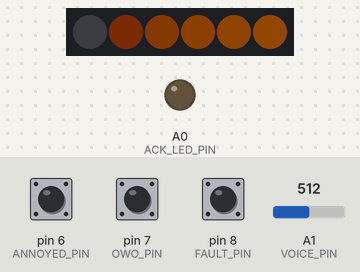
Simulated run of this sketch. Board: Arduino Uno, built with avr-gcc and run on an emulated ATmega328P. Shown: 6 RGB LEDs in strip order, left to right, output pins drawn as LEDs (lit = HIGH). The inputs (shaded band) are chosen by the test bench; at power-on: A1 (VOICE_PIN) = 512, pin 8 (FAULT_PIN) HIGH, pin 6 (ANNOYED_PIN) HIGH, pin 7 (OWO_PIN) HIGH. Dim RGB values are drawn brighter than linear; random numbers use the default seed unless the sketch sets one; pins used as bus, display or sensor lines are not drawn.

Above: at 0.66 s.
1.3 s: A1 (VOICE_PIN) set to 135
2.9 s: A1 (VOICE_PIN) set to 120
At 3.5 s:
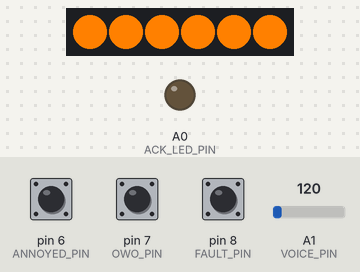
4.4 s: pin 8 (FAULT_PIN) pulled LOW for 0.15 s
At 5.6 s:
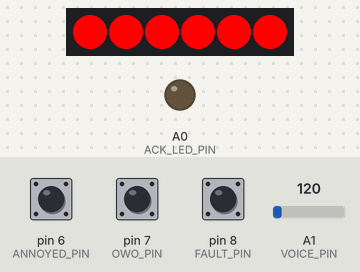
6.0 s: A1 (VOICE_PIN) set to 138
At 6.14 s:
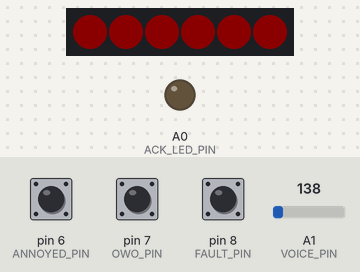
9.0 s: A1 (VOICE_PIN) set to 122
At 9.3 s:
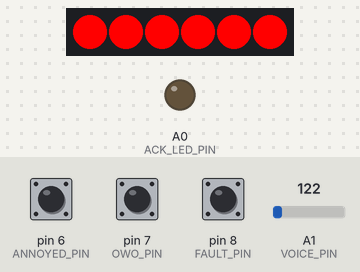
12.0 s: A1 (VOICE_PIN) set to 260
Timing chart, 0 to 14.7 s (numbered marks = the images above; inputs shaded):
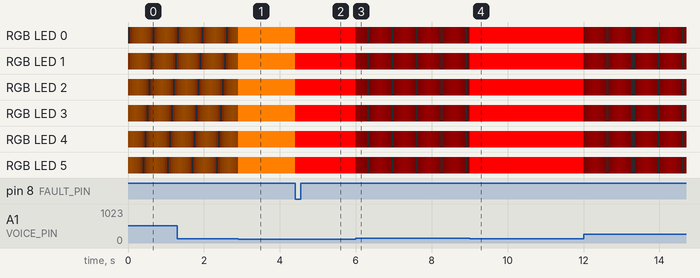

The sketch:

syntheyes-unicorn.ino
```cpp
// (licence header left out)
//
//  Wire the driver board to the arduino with the following pinout:
//
//  CS - pin 10 (this can be changed, see below)
//  DIN - pin 11 (this is fixed by the SPI library)
//  CLK - pin 13 (this is fixed by the SPI library)
//
//  My panels were arranged with the drivers cascaded BR->BL->TR->TL,
//  however the image is drawn upside-down.
//  If your panels are in a different order, adjust the constants below
//

#define STATUS_LIGHTS     // Drive neopixel status lights in the horns
#define VOICE_DETECTOR    // Flash the status lights if a microphone detects something

#include <SPI.h>
#ifdef STATUS_LIGHTS
#include <FastLED.h>
#endif

// Configurables, adjust to taste

// RGB triplets for the eye colour, default to yellow (full red, half green, no blue)
#define EYE_RED   0xff
#define EYE_GREEN 0x80
#define EYE_BLUE  0x00

// RGB triplets for the status light colour, default to yellow (full red, half green, no blue)
#define COLOUR_RED   0xff
#define COLOUR_GREEN 0x80
#define COLOUR_BLUE  0x00

#define BRIGHTNESS  12  // Brightness from 0-15.  You may need to adjust this   (TW: was 2, set to 12 for use with red filter)
#define STATUSBRIGHT 100
#define VOICEBRIGHT 255
#define FRAME_IN_MS 20  // Delay per animation frame in milliseconds (20 default)
#define WAIT_IN_MS  60  // Delay per tick in milliseconds when waiting to blink again (60 default)
#define MIN_DELAY    5   // Minimum delay between blinks
#define MAX_DELAY    250 // Maximum delay between blinks
#define STATUS_DIVIDER 32  // This controls the speed of the status light chaser, bigger is slower (def 32)

#define CS_LEFT_PIN 10       // Chip select pin for left eye panel
#define CS_RIGHT_PIN 9       // Chip select pin for right eye panel
#define STATUS_PIN 5    // Neopixels DIN pin for status LEDs
#define ACK_LED_PIN A0  // Flashes briefly when receiving an expression input to signal that you've got it
#define VOICE_PIN A1    // Audio input for flashing the status pins
#define ADC_THRESHOLD 128 // Voice activation threshold

#ifndef OVERRIDE_PINS
  #define OWO_PIN 7
  #define ANNOYED_PIN 6
  #define FAULT_PIN 8
#endif

//
//  Panel positions for each corner of the sprite
//
//  If the sprite appears garbled, with the wrong displays showing each corner
//  because your panels are wired differently to mine, you may need to adjust
//  the ID of each panel here, e.g. 0-3 instead of 3-0
//

#define RPANEL_TL  3
#define RPANEL_TR  2
#define RPANEL_BL  1
#define RPANEL_BR  0
#define LPANEL_TL  7
#define LPANEL_TR  6
#define LPANEL_BL  5
#define LPANEL_BR  4

// System constants, you probably don't want to touch these

#define PIXELS 128
#define PIXELS_PER_PANEL 64
#define STATUSPIXELS 6

#define STEPS (STATUSPIXELS*2)

// Functions

void drawEyeL();
void drawEyeR();
void getSprite(unsigned char *ptr, int blinkpos);
void sendData(int addr, byte opcode, byte data);
void sendEye(unsigned char *ptr);
void wait(int ms, bool interruptable);
void getNextAnim();
bool checkExpression(struct STATES *state);
void statusCycle(unsigned char r, unsigned char g, unsigned char b);
void setMessage(char *msg);

// System state variables

#define WAITING -1
#define BLINK 0
#define WINK 1
#define ROLLEYE 2
#define OWO 3
#define ANNOYED 4
#define BLUSH 5
#define HAPPY 6
#define FAULT 7

int eyeptr=0;
int frameidx=0;
signed char *eyeanim;
int eyemax = 0;
int waittick=0;
int state=0;
int blinkidx=0;
int blinkdir=0;
int nextstate=0;  // For queueing user-triggered states
bool updateL=true;
bool updateR=true;

// transfer buffer for programming the display chip
unsigned char spidata[769];

// Frame buffer for procedural blink
unsigned char framebuffer[16][2];

// Status light variables
#ifdef STATUS_LIGHTS
CRGB statusbuffer[STATUSPIXELS];
CRGB colour(COLOUR_RED,COLOUR_GREEN,COLOUR_BLUE);
CLEDController *statusController;
unsigned char ramp[STEPS];
#endif

//
//  Animation data
//

//
// Animation sequences
//
// These are indicies into the sprite list, e.g. 0 is fully open, 1 is blank (closed), 8 is the first frame of the startled animation etc.
// If you insert or remove any existing frames, you'll need to bump the numbers along!
// Negative numbers indicate a delay in wait cycles (60ms) rather than a frame number.
// See the comments in the sprite data below for the ID of each frame
//

// NOTE: Animations should always start with the default expression (e.g. 0) as they go back to the first frame in the list when the sequence finishes!

signed char closeeye[] = {0,-50,0}; // Blink is now done procedurally instead of using a complex animation, so just display one frame and wait

char owo[] = {0, 2, 3, 4, -30, 4, 3, 2, 0, -10};

signed char annoyed[] = {0, 5, 6, -30, 6, 5, 0, -10};

signed char fault[] = {0,7,-4,1,-4,7,-4,1,-4,7,-4,1,-4,7,-4,1,-4,7,-4,1,-4,7,-4,1,-4,7,-4,1,-4,7,-4,1,-4,7,-4,1,-4,7,-4,1,-4,7,-4,1,-4,7,-4,1,-4};

//
//  Sprite data
//
// These are 16x16 monochrome sprites, 0 is dark, 1 is lit
// The first byte is the top-left corner, second byte is the top-right corner.
// The third byte is the left 8 pixels of the second row, fourth is the right 8 pixels and so on.
//
// If customising the sprites, you may find it easier to express these in binary,
// e.g.  B00010000, B00111000
//
// You could also add extra animation frames and logic, e.g. to roll the eyes
// Or to make them animate a pixel at a time instead of two pixels
//
// Note that these are currently stored in dynamic memory so there's a 2KB limit,
// As of this writing we're using 650 bytes, and each sprite takes 32 bytes.
// Putting the sprites into program memory will give you about 30KB to play with
// but you'd have to modify the software to read them from that address space.
//

// Right eye (facing left)
unsigned char eye[][32] = {
    // Basic open eye (0)
    {
      B00000000, B00000000,
      B00000000, B00000000,
      B00000000, B00000000,
      B00000000, B00000000,
      B00000011, B11000000,
      B00001111, B11111000,
      B00001111, B11111100,
      B00101111, B11111110,

      B01101111, B11111111,
      B01101111, B11111111,
      B11101111, B11111111,
      B11101111, B11111111,
      B01111111, B11111110,
      B00000111, B11100000,
      B00000000, B00000000,
      B00000000, B00000000,
    },
    // closed (blank) (1)
    {
      B00000000,B00000000,
      B00000000,B00000000,
      B00000000,B00000000,
      B00000000,B00000000,
      B00000000,B00000000,
      B00000000,B00000000,
      B00000000,B00000000,
      B00000000,B00000000,
      B00000000,B00000000,
      B00000000,B00000000,
      B00000000,B00000000,
      B00000000,B00000000,
      B00000000,B00000000,
      B00000000,B00000000,
      B00000000,B00000000,
      B00000000,B00000000,
    },
    // OwO eye 1 (2)
    {
      B00000000, B00000000,
      B00000000, B00000000,
      B00000000, B00000000,
      B00000011, B11000000,
      B00000111, B11111000,
      B00000111, B11111100,
      B00110111, B11111110,
      B01110111, B11111110,
      B01110111, B11111110,
      B01110111, B11111110,
      B01111111, B11111110,
      B00111111, B11111100,
      B00001111, B11110000,
      B00000111, B11100000,
      B00000000, B00000000,
      B00000000, B00000000,
    },
    // OwO eye 2 (3)
    {
      B00000000, B00000000,
      B00000000, B00000000,
      B00000011, B11000000,
      B00000011, B11111000,
      B00010011, B11111100,
      B00110011, B11111100,
      B01110011, B11111110,
      B01110011, B11111110,

      B01110011, B11111110,
      B01111111, B11111110,
      B01111111, B11111110,
      B00111111, B11111100,
      B00011111, B11110000,
      B00000111, B11100000,
      B00000000, B00000000,
      B00000000, B00000000,
    },
    // OwO eye 3 (4)
    {
      B00000000,B00000000,
      B00000001,B11000000,
      B00001001,B11110000,
      B00011001,B11111000,
      B00111001,B11111100,
      B00111001,B11111100,
      B01111001,B11111110,
      B01111101,B11111110,
      B01111111,B11111110,
      B01111111,B11111110,
      B00111111,B11111100,
      B00111111,B11111100,
      B00011111,B11111000,
      B00001111,B11110000,
      B00000011,B11000000,
      B00000000,B00000000,
    },
    // annoyed 1 (5)
    {
      B00000000, B00000000,
      B00000000, B00000000,
      B00000000, B00000000,
      B00000000, B00000000,
      B00000000, B00000000,
      B00000000, B00000000,
      B00000111, B11111100,
      B00101111, B11111111,
      B01101111, B11111111,
      B01101111, B11111111,
      B11101111, B11111111,
      B01111111, B11111110,
      B00011111, B11111000,
      B00000111, B11100000,
      B00000000, B00000000,
      B00000000, B00000000,
    },
    // annoyed 2 (6)
    {
      B00000000,B00000000,
      B00000000,B00000000,
      B00000000,B00000000,
      B00000000,B00000000,
      B00000000,B00000000,
      B00000000,B00000000,
      B00000000,B00000000,
      B01110111,B11111111,
      B11110111,B11111111,
      B11110111,B11111110,
      B01111111,B11111100,
      B00111111,B11111000,
      B00011111,B11110000,
      B00000111,B11000000,
      B00000000,B00000000,
      B00000000,B00000000,
    },
    // fault (7)
    {
      B00000000,B00000000,
      B00000000,B00000000,
      B00000000,B00000000,
      B00011000,B00011000,
      B00001100,B00110000,
      B00000110,B01100000,
      B00000011,B11000000,
      B00000001,B10000000,
      B00000011,B11000000,
      B00000110,B01100000,
      B00001100,B00110000,
      B00011000,B00011000,
      B00000000,B00000000,
      B00000000,B00000000,
      B00000000,B00000000,
      B00000000,B00000000,
    }

  };

//
//  State structure
//

struct STATES {
  char id;
  signed char *anim;
  unsigned char animlen;
  char pin;
  char *description;
};

// Add any new animation triggers here

struct STATES states[] = {
{BLINK,     closeeye,    sizeof(closeeye), 0,             "Blinking"},
{WINK,      closeeye,    sizeof(closeeye), 0,             "Winking"},
{ANNOYED,   annoyed,     sizeof(annoyed),  ANNOYED_PIN,   "Annoyed"},
{OWO,       owo,         sizeof(owo),      OWO_PIN,       "OWO"},
{FAULT,     fault,       sizeof(fault),    FAULT_PIN,     "Fault!"},
// DO NOT REMOVE THIS LAST LINE!
{0,         NULL,        0,                0}
};


//
//  Here's the actual implementation
//

void setup() {
  pinMode(CS_LEFT_PIN,OUTPUT);
  pinMode(CS_RIGHT_PIN,OUTPUT);
  digitalWrite(CS_LEFT_PIN, LOW);
  digitalWrite(CS_RIGHT_PIN, LOW);
  pinMode(ACK_LED_PIN,OUTPUT);
  digitalWrite(ACK_LED_PIN, LOW);

  // Init pins for states
  for(int ctr=0;states[ctr].anim;ctr++) {
    if(states[ctr].pin) {
      pinMode(states[ctr].pin, INPUT_PULLUP);
    }
  }

  // Set up data transfers
  SPI.begin();
  SPI.beginTransaction( SPISettings(9000000, MSBFIRST, SPI_MODE0 ) );
  digitalWrite(CS_LEFT_PIN, HIGH);
  digitalWrite(CS_RIGHT_PIN, HIGH);

  setMessage("");

#ifdef STATUS_LIGHTS
  // Initialise the status lights
  statusController = &FastLED.addLeds<NEOPIXEL, STATUS_PIN>(statusbuffer,STATUSPIXELS);
  for(int ctr=0;ctr<STATUSPIXELS;ctr++) {
    statusbuffer[ctr]=CRGB::Red;
  }
  statusController->showLeds(STATUSBRIGHT);

  // Build lookup table for pulsating status lights
  // I'm sure there's a smarter way to do this on the fly, but...
  int ramping=0;
  for(int ctr=0;ctr<STEPS;ctr++) {
    ramp[ctr]=ramping;
    if(ctr<STEPS/2) {
      ramping+=(256/(STEPS*2));
    } else {
      ramping-=(256/(STEPS*2));
    }
  }
#endif

  randomSeed(0);

  eyeanim = &closeeye[0];
  eyemax = sizeof(closeeye);
  state = BLINK;

  // Initial draw
  getSprite(&eye[frameidx][0], 0);
  drawEyeR();
  drawEyeL();
  statusCycle(COLOUR_RED,COLOUR_GREEN,COLOUR_BLUE);
}

void loop() {
    // Draw the sprites
    getSprite(&eye[frameidx][0], blinkidx);
    drawEyeR();
    getSprite(&eye[frameidx][0], state == WINK ? 0 : blinkidx);
    drawEyeL();

   digitalWrite(ACK_LED_PIN, LOW);

  // If we're idling, count down
  if(waittick > 0) {
    if(state == BLINK || state == WINK) {
      wait(FRAME_IN_MS/2,false); // Can't interrupt a blink and it runs twice as fast as usual animations
    } else {
      wait(WAIT_IN_MS,true); // Can interrupt
    }
    waittick--;
  } else {
    if(state == WAITING) {
      getNextAnim();
    }

    // Otherwise, update the animation
    updateL=updateR=true;
    wait(FRAME_IN_MS,false);

    eyeptr++;
    if(eyeptr >= eyemax || nextstate) {
      // If we've hit the end, go back to the start and wait
      eyeptr=0;
      // Wait between 5-250 cycles before blinking again
      waittick = random(MIN_DELAY,MAX_DELAY);
      state = WAITING;
    }

    // Negative is pause in cycles
    if(eyeanim[eyeptr] < 0) {
      waittick = -eyeanim[eyeptr];
      return;
    }

    frameidx=eyeanim[eyeptr];
  }

  // Handle blinking
  if(state == BLINK || state == WINK) {
    blinkidx += blinkdir;
    if(blinkidx > 20) {
      blinkdir = -1;
    }
    if(blinkidx < 1) {
      blinkidx=0;
      blinkdir=0;
      // Wait between 5-250 cycles before blinking again
      waittick = random(MIN_DELAY,MAX_DELAY);
      state = WAITING;
    }

    updateL=updateR=true;
  }


}

//
//  Pick the animation to roll, which may have been cued up in response to a GPIO pin
//

void getNextAnim() {
  int ctr;

  eyeptr=0;
  state = nextstate;

  if(state > WAITING) {
    setMessage(states[state].description);
  } else {
    setMessage("");
  }

  for(ctr=0;states[ctr].anim;ctr++) {
    if(states[ctr].id == nextstate) {
      eyeanim = states[ctr].anim;
      eyemax = states[ctr].animlen;
      break;
    }
  }
  nextstate = BLINK;

  if(state == BLINK) {
    // 1 in 10 chance of him winking
    ctr = random(1,10);
    if(ctr == 1) {
      state = WINK;
    }
    blinkdir=1;
  }
}

//
//  Get the requested animation frame and apply a blink effect if necessary
//

void getSprite(unsigned char *ptr, int blinkpos) {
  memcpy(framebuffer,ptr,32);
  if(blinkpos > 0) {
    if(blinkpos > 16) {
      blinkpos = 16;
    }
    memset(framebuffer,0,blinkpos * 2);
  }
}


//
//  Draw the sprite on the 'right' display matrix
//

void drawEyeR() {
  unsigned char *ptr = &framebuffer[0][0];

  if(!updateR) {
    return;
  }

  unsigned char *out=spidata;
  unsigned int pix=0;
  int x,y;
  memset(spidata,0,769);
  *out++ = 0x72; // Header

  for(y=0;y<16;y++) {
    // Grab the entire 16 pixel row
    pix=*ptr++;
    pix<<=8;
    pix|=*ptr++;

    for(x=0;x<16;x++) {
        if(pix & 0x0001) {
            *out++ = EYE_RED;
            *out++ = EYE_GREEN;
            *out++ = EYE_BLUE;
        } else {
            *out++ = 0;
            *out++ = 0;
            *out++ = 0;
        }
        pix >>=1;
    }
  }

  digitalWrite(CS_RIGHT_PIN,LOW);
  SPI.transfer(spidata,769);
  digitalWrite(CS_RIGHT_PIN,HIGH);

  // Don't send again until the frame changes
  updateR=false;

}

//
//  Draw the mirrored sprite on the 'left' matrix
//

void drawEyeL() {
  unsigned char *ptr = &framebuffer[0][0];

  if(!updateL) {
    return;
  }

  unsigned char *out=spidata;
  unsigned int pix=0;
  int x,y;
  memset(spidata,0,769);
  *out++ = 0x72; // Header

  for(y=0;y<16;y++) {
    // Grab the entire 16 pixel row
    pix=*ptr++;
    pix<<=8;
    pix|=*ptr++;

    for(x=0;x<16;x++) {
        if(pix & 0x8000) {
            *out++ = EYE_RED;
            *out++ = EYE_GREEN;
            *out++ = EYE_BLUE;
        } else {
            *out++ = 0;
            *out++ = 0;
            *out++ = 0;
        }
        pix <<=1;
    }
  }

  digitalWrite(CS_LEFT_PIN,LOW);
  SPI.transfer(spidata,769);
  digitalWrite(CS_LEFT_PIN,HIGH);

  // Don't send again until the frame changes
  updateL=false;
}

//
//  Wait, and cue up a reaction if we detect one via GPIO
//

void wait(int ms, bool interruptable) {
  for(int ctr=0;ctr<ms;ctr++) {
    delay(1);
    statusCycle(COLOUR_RED,COLOUR_GREEN,COLOUR_BLUE);
    if(state == WAITING) {
      for(int ctr2=0;states[ctr2].anim;ctr2++) {
        if(states[ctr2].pin) {
          if(checkExpression(&states[ctr2])) {
            nextstate = states[ctr2].id;
            digitalWrite(ACK_LED_PIN, HIGH);
            if(interruptable) {
              waittick=0;
              return;
            }
          }
        }
      }
    }
  }
}

static int maxpos = 255 - (255%STEPS);

void statusCycle(unsigned char r, unsigned char g, unsigned char b) {
#ifdef STATUS_LIGHTS
  uint16_t ctr;
  static uint16_t pos=0;
  static int divider=0;
  int maxdiv=STATUS_DIVIDER;
  #ifdef VOICE_DETECTOR
    bool bright = !(analogRead(VOICE_PIN) > ADC_THRESHOLD);
  #else
    bool bright = false;
  #endif

  divider++;
  if(divider > maxdiv) {
    pos++;
    divider=0;
  }
  if(pos > maxpos) {
    pos=0;
  }

  for(ctr=0; ctr< STATUSPIXELS; ctr++) {
    // If they're in an emergency state, make the lights red
    if(state == FAULT) {
      statusbuffer[ctr] = CRGB(255,0,0);
    } else {
      statusbuffer[ctr] = CRGB(r,g,b);
    }
    if(bright) {
      statusbuffer[ctr].nscale8(255);
    } else {
      if(state == FAULT) {
        // All blink together
        statusbuffer[ctr].nscale8(ramp[pos%STEPS]);
      }
      else {
        // Fairground effect
        statusbuffer[ctr].nscale8(ramp[(ctr+pos)%STEPS]);
      }
    }
  }

  statusController->showLeds(bright?VOICEBRIGHT:STATUSBRIGHT);
#endif
}


//
//  Default handler for Arduino, can be replaced for other platfirms
//

#ifndef CUSTOM_EXPRESSION_HANDLER
bool checkExpression(STATES *state) {
    return (digitalRead(state->pin) == LOW);
}
#endif

//
//  Display state on an LCD display (exercise for the reader)
//

void setMessage(char *msg) {
}
```

Measured:
- the behaviour switches between 129 and 128 on A1 (VOICE_PIN) (found by bisection; images 0 and 1)
- after the input at 4.4 s, RGB LED 0–5: RGB(255, 128, 0) → RGB(255, 0, 0) at once; the LEDs: change at once (image 2)
